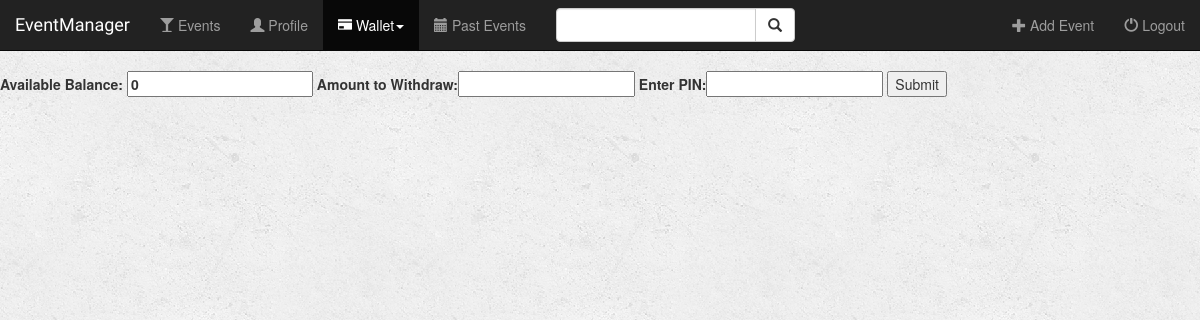
The app's page /event/withdraw_money/17/ (signed in), older data.
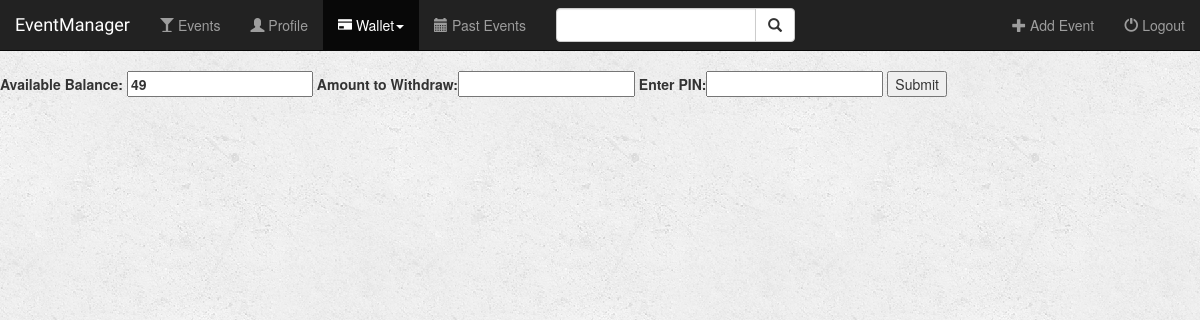
The same page, newer data.
### event/models.py (models this page shows, shortened)
class Profile(models.Model):
    user = models.OneToOneField(User, on_delete=models.CASCADE)
    bio = models.TextField(max_length=500, blank=True, null=True)
    location = models.TextField(max_length=500, blank=True, null=True)
    birth_date = models.DateField(blank=True, null=True)
    age = models.IntegerField(blank=True, null=True)
    wallet_pin = models.PositiveIntegerField(null=True)
    wallet_balance = models.PositiveIntegerField(default=0, null=True)

### event/views.py (the view)
# urls.py: url(r'withdraw_money/(?P<pk>[0-9]+)/$', views.withdraw_money, name='withdraw_money'),
def withdraw_money(request, pk):
    profile = Profile.objects.get(user=request.user)
    if request.method == 'POST':
        form = WithdrawMoneyForm(request.POST)
        if form.is_valid():
            data = form.cleaned_data
            if int(data['pin']) == profile.wallet_pin:
                if data['amount'] > profile.wallet_balance:
                    context = {'profile': profile, 'form': form, 'error_message': 'Amount to withdraw cannot be more than '
                                                                                  'available balance'}
                    return render(request, 'event/withdraw_money.html', context)
                profile.wallet_balance = profile.wallet_balance - data['amount']
                profile.save()
                tickets = Ticket.objects.filter(attendee=request.user)
                return render(request, 'event/user_profile.html', {'user': request.user, 'profile': profile, 'tickets': tickets})
            else:
                err = 'Invalid Pin!'
                context = {'profile': profile, 'form': form, 'error_message': err}
                return render(request, 'event/withdraw_money.html', context)
    else:
        form = WithdrawMoneyForm()
    return render(request, 'event/withdraw_money.html', {'profile': profile, 'form': form})

### event/forms.py
class WithdrawMoneyForm(forms.Form):
    amount = forms.IntegerField(label='Amount to Withdraw', min_value=0)
    pin = forms.CharField(label='Enter PIN', widget=forms.PasswordInput)

### event/templates/event/withdraw_money.html (shortened to what this page needs)
{% extends 'event/base.html' %}
{% block wallet_active %}active{% endblock %}
{% block body %}
    <form action="" method="post">
        <label for="wallet_balance">
            Available Balance:
            <input type="text" name="balance" value="{{ profile.wallet_balance }}" aria-readonly="true" readonly>
        </label>
        {{ form }}
        <input type="submit" value="Submit">
    </form>
{% endblock %}

Row changes from the older to the newer data that the page shows:
changed Profile: balance "0" → "49"
